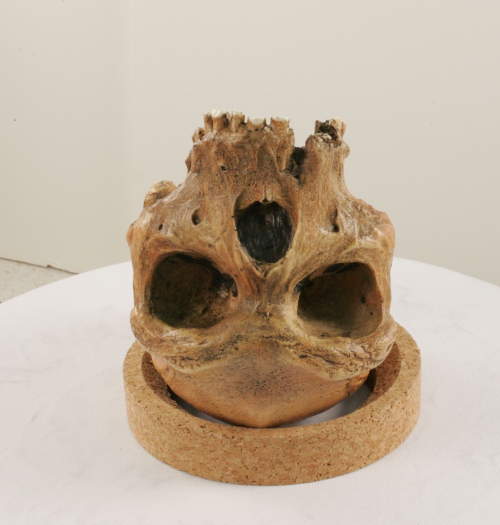
#> input picture Images/0000.jpg, 1000 x 1050 px (shown at 1/2 size); its folder holds 4 pictures in this run
$ jupyter execute --allow-errors PMVS.ipynb   (Python 2 division)
#> lines starting #> are read from the running program, lines starting #| are printed output that depends on the picture
[cell 1]
import cv2
import numpy as np
import os
from scipy.linalg import null_space
from scipy.optimize import fmin_cg
import matplotlib.pyplot as plt
import json

[cell 2]
'''Images and camera matrices downloaded from https://www.di.ens.fr/pmvs/pmvs-1/index.html'''
#Get current directory
cwd = os.getcwd()
img_files = os.listdir(cwd+"/Images/")
n_im = len(img_files)

[cell 3]
#Get projection matrices for all the images
#Calculate the camera centres(optical centres) and the pseudo inverse for each projection matrix
camera_mat_data = np.zeros((3,4,n_im))
camera_cent = np.zeros((4,1,n_im))
pinv_camera_mat = np.zeros((4,3,n_im))
#> (the rest of this cell did not finish here and is left out)

[cell 4]
#Read the images and extract features using SIFT

l_im = []
feat_coord = []
for i in range(n_im):
    im = cv2.imread(cwd+"/Images/{:04d}".format(i)+".jpg")
#> im is the input picture: shape (1050, 1000, 3); mean B, G, R 157.1, 175.8, 192.1
    # [r,c,ch] = np.shape(im)
    sift = cv2.xfeatures2d.SIFT_create()
    # kp = sift.detect(im,None)
    key,des=sift.detectAndCompute(im,None)
#> key = 2335 keypoints; strongest (x, y, size): (356, 574, 108.2), (688, 586, 99.1), (506, 550, 331.9), (649, 256, 20.7)
    unique_key = np.unique(cv2.KeyPoint_convert(key),axis=0)
#> unique_key = 1962 pairs, first value 29.32 to 844.4, second value 220 to 969.9
#     unique_key[:,[0,1]]=unique_key[:,[1,0]]
    feat_coord.append(np.hstack((unique_key,np.ones((unique_key.shape[0],1)))))
    l_im.append(im)

[cell 5]
#Finding the epipolar lines for each features in every image.
h_pi = np.zeros((n_im,n_im,3,3))
for i in range(n_im):
    for j in range(n_im):
        h_pi[i,j,:,:] = camera_mat_data[:,:,j]@pinv_camera_mat[:,:,i]

epipoles = np.zeros((n_im,n_im,3,1))

#Convert epipoles to cross product matrix to vectorize the further process
e_cross_mat = np.zeros((n_im,n_im,3,3))
#> (the rest of this cell did not finish here and is left out)

[cell 6]
#Find all the features in other images that are within 2 piel distance from the epipolar line
feat_corres_raw = {}
#> (the rest of this cell did not finish here and is left out)

[cell 7]
#Divide the image into 2x2 cells
#NOTE: These cells have not been used in the main implementation due to lack of time
c_ixy={} #Cell to feature pt correspondence
rev_c_ixy={} #Feature pt to cell correspondence
for i in range(n_im):
    c_ixy[i]={}
    rev_c_ixy[i]={}
    floored_feat = np.floor(feat_coord[i])[:,:2]
    for f_ind in range(len(floored_feat)):
        [x,y] = floored_feat[f_ind,:] - (floored_feat[f_ind,:]%2)
        rev_c_ixy[i][f_ind]=[x,y]
        try:
            c_ixy[i][(x,y)].append(f_ind)
        except:
            c_ixy[i][(x,y)]=[f_ind]

[cell 8]
#Initialiation patch parameters(centre, normal and Reference image)
# [91 lines left out: functions initialize_patch, make_patch_grid, grid_proj, bilinear_inter, calc_q, calcPhotoDiscrepancy, not called in this run]

[cell 9]
#Sort the corresponding features w.r.t to their respective epipoles
def get_sorted_feat_corres(ref_ind, f_ind, feat_corres_raw, feat_coord, im_epipole):
    F = []
    dist = []
    for j in range(n_im):
        curr_epipole = im_epipole[j,:,:].T
        if j!=ref_ind:
            try:
                temp_f = feat_coord[j][feat_corres_raw[(ref_ind, j)][f_ind],:]
                F = np.concatenate((F,temp_f),axis=0)
                temp_dist = np.linalg.norm(temp_f-curr_epipole,axis=1)
                dist = np.concatenate((dist,temp_dist))
                im_ind = np.concatenate((im_ind, j*np.ones(np.shape(temp_dist),dtype=np.int32)))
            except:
                F = feat_coord[j][feat_corres_raw[(ref_ind, j)][f_ind],:]
                dist = np.linalg.norm(F-curr_epipole,axis=1)
                im_ind = j*np.ones(np.shape(dist),dtype=np.int32)

    sort_ind = np.argsort(dist)
    return F[sort_ind,:],im_ind[sort_ind]#,temp_dist,dist

[cell 10]
#Get the set of visible images
# [27 lines left out: functions check_visible_images, get_euler_angle, conjugate_gradient_func, not called in this run]

[cell 11]
Patches={'c_p':[],'n_p':[],'Ref_im_ind':[],'Ref_im_feat':[],'Corres_im_ind':[],'Corres_im_feat':[],'Visible_Images':[]}
#> (the rest of this cell did not finish here and is left out)

# Plot verification

[cell 12]
ri=0
fig=plt.figure()
plt.imshow(l_im[ri])
# plt.scatter(feat_coord[0][:,0],feat_coord[0][:,1])
plt.plot(feat_coord[ri][100,0],feat_coord[ri][100,1],'r*')
plt.axis('off')
plt.savefig('Ref_im.png',bbox_inches = 'tight', pad_inches = 0)
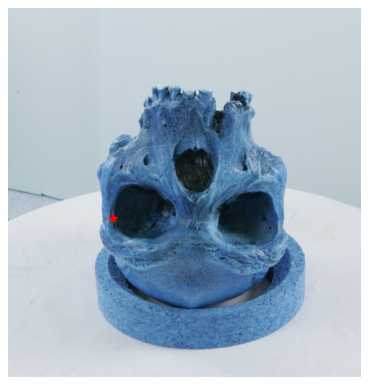
#> figure drawn by matplotlib, 1 panel; B, G, R data is drawn as R, G, B
